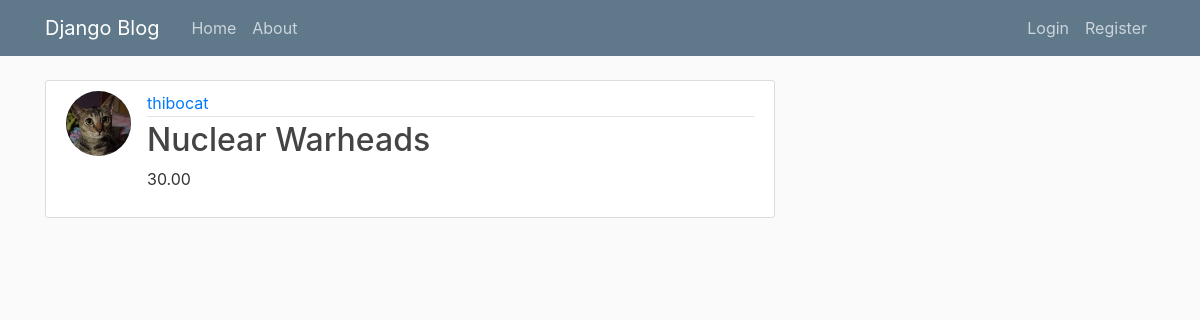
Screenshot of /post/7/ with the database file from the repository.
### blog/models.py (models this page shows, shortened)
class post(models.Model):
    title = models.CharField(max_length=100)
    price = models.DecimalField(max_digits=10, decimal_places=2)
    date = models.DateTimeField(default = timezone.now)
    author = models.ForeignKey(User, on_delete=models.CASCADE)
    image = models.ImageField(upload_to='images')

### registration/models.py (models this page shows, shortened)
class Profile(models.Model):
    user = models.OneToOneField(User, on_delete=models.CASCADE)
    image = models.ImageField(default='default.jpg', upload_to='profile_pics')
    is_seller = models.BooleanField(default=False)
    cash = models.DecimalField(max_digits=10, decimal_places=2, default=0)

### blog/views.py (the view)
# urls.py: path('post/<int:pk>/', PostDetailView.as_view(), name = 'post-detail'),
class PostDetailView(DetailView):
    model = post

### blog/templates/blog/post_detail.html (shortened to what this page needs)
{% extends "blog/base.html" %}
{% block content %}
  <article class="media content-section">
    <img class="rounded-circle article-img" src="{{ object.author.profile.image.url }}">
    <div class="media-body">
      <div class="article-metadata">
        <a class="mr-2" href="#">{{ object.author }}</a>
      </div>
      <h2 class="article-title">{{ object.title }}</h2>
      <p class="article-content">{{ object.price }}</p>
    </div>
  </article>
{% endblock content %}

### blog/static/blog/main.css (style rules this page uses)
body { background: #fafafa; color: #333333; margin-top: 5rem; }
h1, h2, h3, h4, h5, h6 { color: #444444; }
.content-section { background: #ffffff; padding: 10px 20px; border: 1px solid #dddddd; border-radius: 3px; margin-bottom: 20px; }
.article-title { color: #444444; }
.article-content { white-space: pre-line; }
.article-img { height: 65px; width: 65px; margin-right: 16px; }
.article-metadata { padding-bottom: 1px; margin-bottom: 4px; border-bottom: 1px solid #e3e3e3 }

### rows the page displays
post: author.profile.image (picture), author "thibocat", title "Nuclear Warheads", price "30.00"
